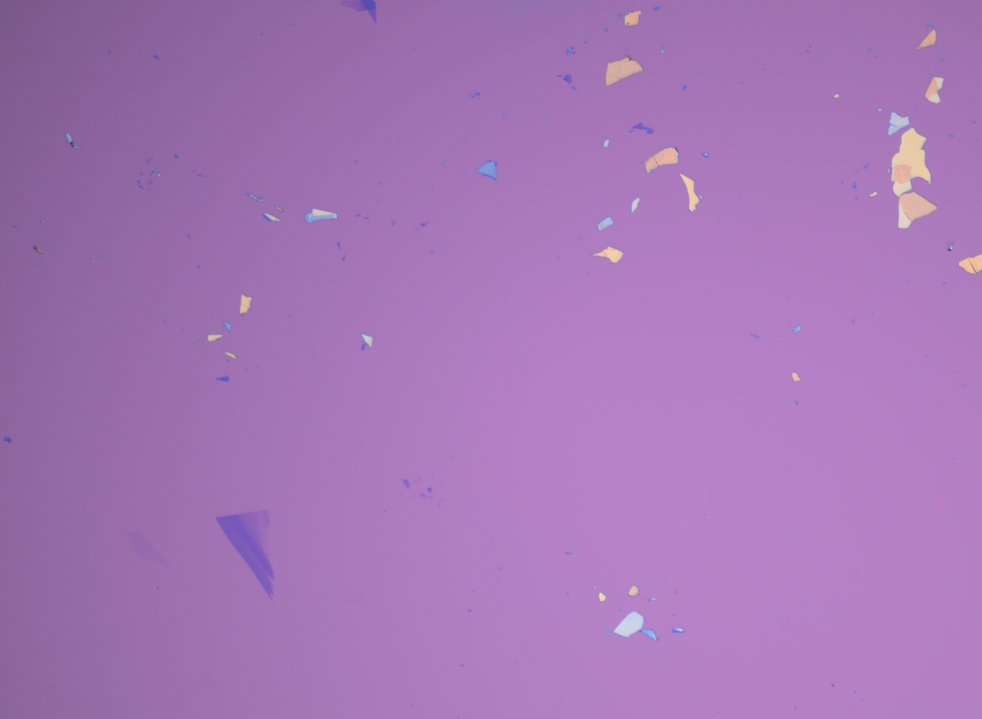
#> input picture TestingEnv/CVTesting/FlakeDetection/images/image_2175_2026-03-02_12-39-02.png, 982 x 719 px, shrunk from 2048 x 1500 before the run, found by its file name
$ jupyter execute --allow-errors cpbd_testing.ipynb
#> lines starting #> are read from the running program, lines starting #| are printed output that depends on the picture
[cell 1]
import cv2
import numpy as np
import matplotlib.pyplot as plt
from pathlib import Path
#> (the rest of this cell did not finish here and is left out)

[cell 2]
def calculate_cpbd(image):
    if len(image.shape) == 3:
        gray = cv2.cvtColor(image, cv2.COLOR_BGR2GRAY)
    else:
        gray = image
    return cpbd.compute(gray)

[cell 3]
image_dir = Path("Dataset/GR08-6/collection_2026-03-02_11-30-59")

image_name='image_2175_2026-03-02_12-39-02.png'
image_path = image_dir / image_name
image = cv2.imread(str(image_path))
#> image is the input picture: shape (719, 982, 3); mean B, G, R 182.5, 118.7, 166
#> (the rest of this cell did not finish here and is left out)

#> in calculate_cpbd, `gray = cv2.cvtColor(image, cv2.COLOR_BGR2GRAY)`:
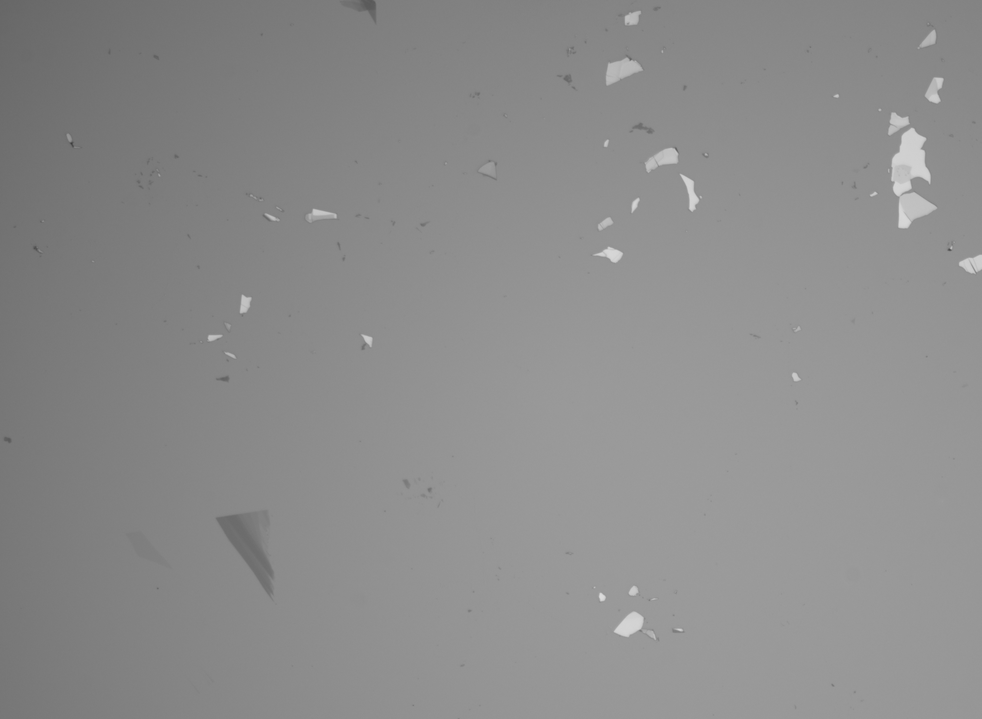
#> gray: shape (719, 982); min 58, max 220, mean 140.1
plt.imshow(cv2.cvtColor(image, cv2.COLOR_BGR2RGB))
plt.title(f"CPBD value for {image_name}: {cpbd_value}")
plt.axis('off')
plt.show()


$ run again, with TestingEnv/CVTesting/FlakeDetection/images/image_1678_2026-03-02_12-22-59.png copied over TestingEnv/CVTesting/FlakeDetection/images/image_2175_2026-03-02_12-39-02.png
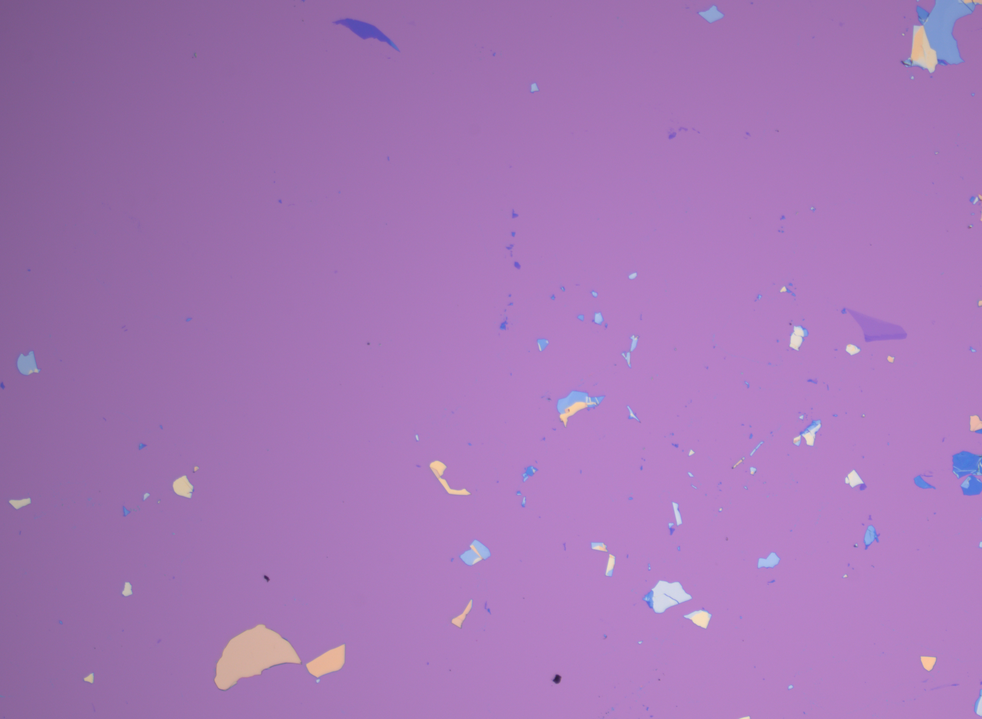
#> input picture TestingEnv/CVTesting/FlakeDetection/images/image_1678_2026-03-02_12-22-59.png, 982 x 719 px, shrunk from 2048 x 1500 before the run, found by its file name
#> image is the input picture: shape (719, 982, 3); mean B, G, R 182.8, 119.2, 165.8
#> in calculate_cpbd, `gray = cv2.cvtColor(image, cv2.COLOR_BGR2GRAY)`:
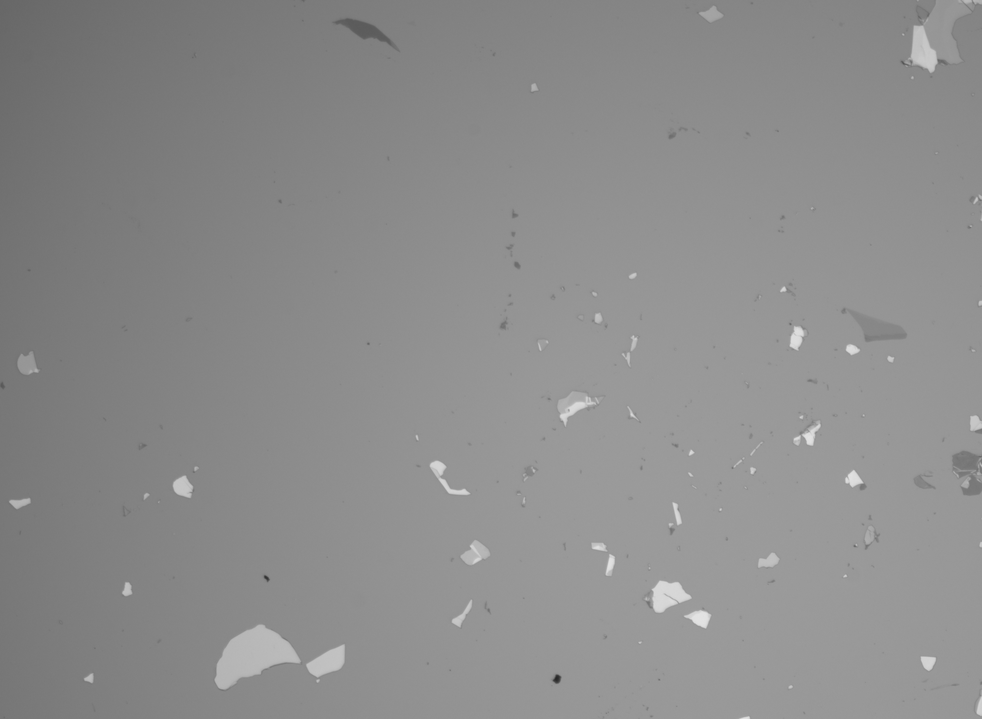
#> gray: shape (719, 982); min 38, max 227, mean 140.4

$ run again, with TestingEnv/CVTesting/FlakeDetection/images/image_1822_2026-03-02_12-27-12.png copied over TestingEnv/CVTesting/FlakeDetection/images/image_2175_2026-03-02_12-39-02.png
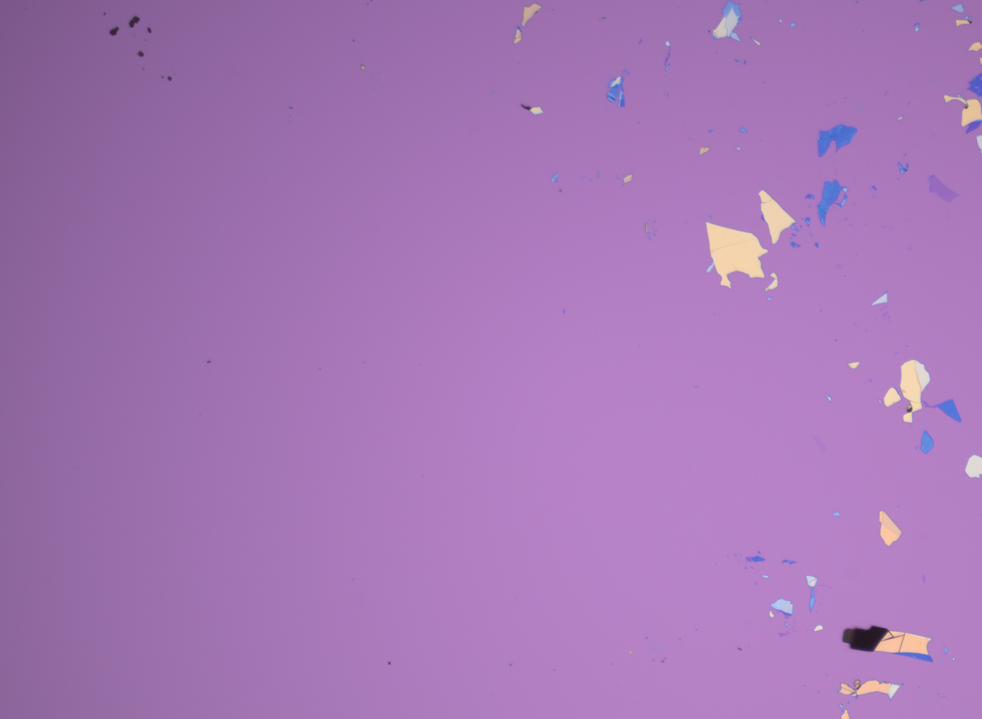
#> input picture TestingEnv/CVTesting/FlakeDetection/images/image_1822_2026-03-02_12-27-12.png, 982 x 719 px, shrunk from 2048 x 1500 before the run, found by its file name
#> image is the input picture: shape (719, 982, 3); mean B, G, R 182.3, 118.9, 166.1
#> in calculate_cpbd, `gray = cv2.cvtColor(image, cv2.COLOR_BGR2GRAY)`:
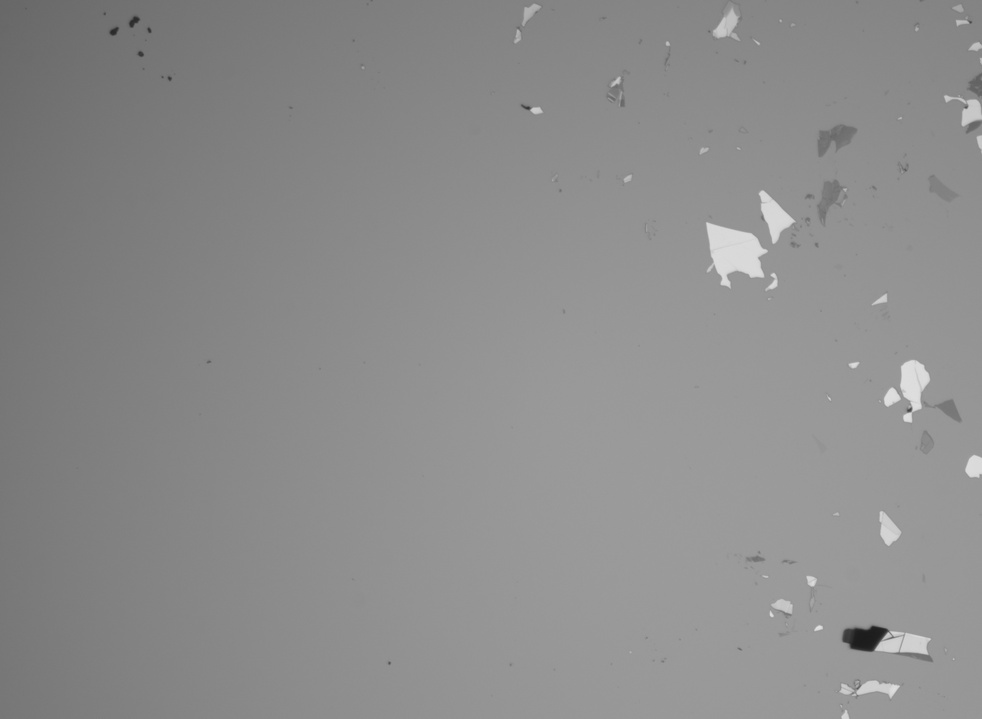
#> gray: shape (719, 982); min 28, max 225, mean 140.3
